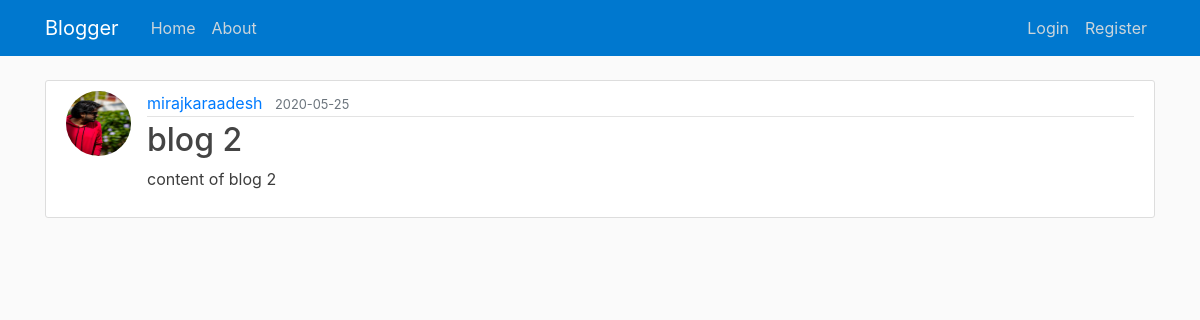
The page /post/2 on the database as committed earlier.
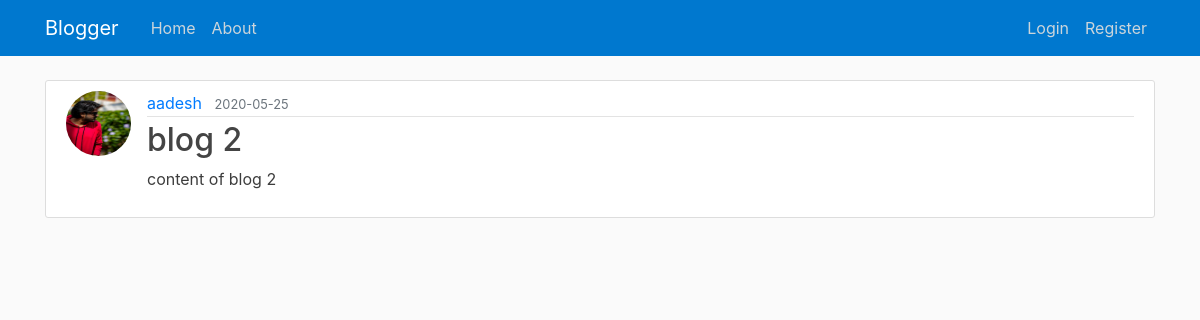
The same page on the database as committed later.
### flaskblog/models.py (models this page shows, shortened)
class User(db.Model, UserMixin):  #user class to hold the users
	id = db.Column(db.Integer, primary_key=True)
	username = db.Column(db.String(10), unique=True, nullable=False)
	email = db.Column(db.String(100), unique=True, nullable=False)
	image_file = db.Column(db.String(20), nullable=False, default='default.jpg')
	password = db.Column(db.String(20), nullable=False)
	posts = db.relationship('Post', backref='author', lazy=True)

### flaskblog/routes.py (the view)
@app.route("/post/<int:post_id>")
def post(post_id):
    post = Post.query.get_or_404(post_id)
    return render_template('post.html', title=post.title, post=post)

### flaskblog/templates/post.html (shortened to what this page needs)
{% extends "layout.html" %}
{% block content %}
  <article class="media content-section">
    <img class="rounded-circle article-img" src="{{ url_for('static', filename='profile_pics/' + post.author.image_file) }}">
    <div class="media-body">
      <div class="article-metadata">
        <a class="mr-2" href="#">{{ post.author.username }}</a>
        <small class="text-muted">{{ post.date_posted.strftime('%Y-%m-%d') }}</small>
      </div>
      <h2 class="article-title">{{ post.title }}</h2>
      <p class="article-content">{{ post.content }}</p>
    </div>
  </article>
{% endblock content %}

Rows that differ between the two databases and show on the page:
changed User: author.username "mirajkaraadesh" → "aadesh"
